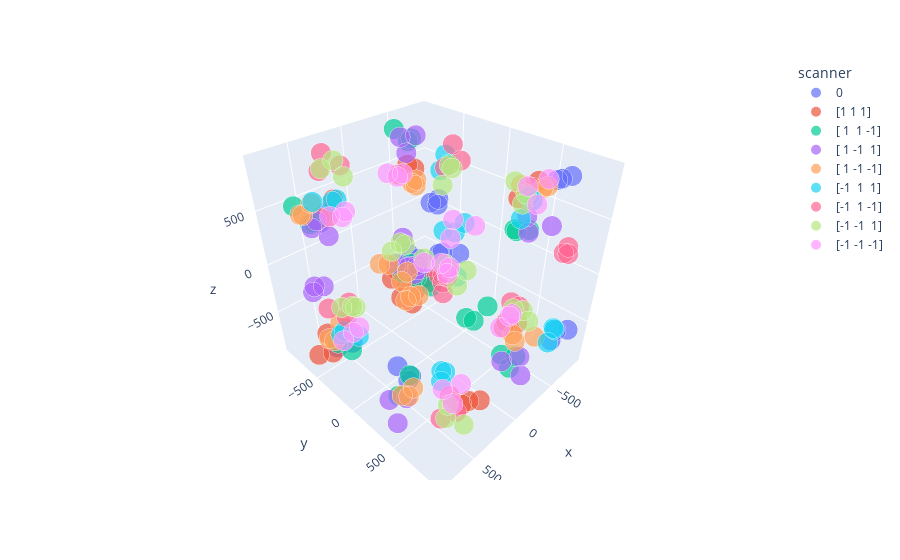

Notebook code cell kept with this figure:
### Code cell
px.scatter_3d(data_frame=flippin_df, x='x', y='y', z='z', color='scanner', size='size')

### Figure 1 — Plotly figure (JSON) as saved in the notebook; plotly's stock layout.template omitted (floating-point values rounded to 4 significant figures)
{"data": [{"hovertemplate": "scanner=0<br>x=%{x}<br>y=%{y}<br>z=%{z}<br>size=%{marker.size}<extra></extra>", "legendgroup": "0", "marker": {"color": "#636efa", "size": [1, 1, 1, 1, 1, 1, 1, 1, 1, 1, 1, 1, 1, 1, 1, 1, 1, 1, 1, 1, 1, 1, 1, 1, 1], "sizemode": "area", "sizeref": 0.0025, "symbol": "circle"}, "mode": "markers", "name": "0", "scene": "scene", "showlegend": true, "type": "scatter3d", "x": [404, 528, -838, 390, -537, -485, -345, -661, -876, -618, 553, 474, -447, -584, 544, 564, 455, -892, -689, 423, 7, 630, 443, -789, 459], "y": [-588, -643, 591, -675, -823, -357, -311, -816, 649, -824, 345, 580, -329, 868, -627, 392, 729, 524, 845, -701, -33, 319, 580, 900, -707], "z": [-901, 409, 734, -793, -458, 347, 381, -575, 763, -621, -567, 667, 318, -557, -890, -477, 728, 684, -530, 434, -71, -379, 662, -551, 401]}, {"hovertemplate": "scanner=[1 1 1]<br>x=%{x}<br>y=%{y}<br>z=%{z}<br>size=%{marker.size}<extra></extra>", "legendgroup": "[1 1 1]", "marker": {"color": "#EF553B", "size": [1, 1, 1, 1, 1, 1, 1, 1, 1, 1, 1, 1, 1, 1, 1, 1, 1, 1, 1, 1, 1, 1, 1, 1, 1], "sizemode": "area", "sizeref": 0.0025, "symbol": "circle"}, "mode": "markers", "name": "[1 1 1]", "scene": "scene", "showlegend": true, "type": "scatter3d", "x": [686, 605, 515, -336, 95, -476, -340, 567, -460, 669, 729, -500, -322, -466, -429, -355, 703, -328, 413, -391, 586, -364, 807, 755, 553], "y": [422, 423, 917, 658, 138, 619, -569, -361, 603, -402, 430, -761, 571, -666, -592, 545, -491, -685, 935, 539, -435, -763, -499, -354, 889], "z": [578, 415, -361, 858, 22, 847, -846, 727, -452, 600, 532, 534, 750, -811, 574, -477, -529, 520, -424, -444, 557, -893, -711, -619, -390]}, {"hovertemplate": "scanner=[ 1  1 -1]<br>x=%{x}<br>y=%{y}<br>z=%{z}<br>size=%{marker.size}<extra></extra>", "legendgroup": "[ 1  1 -1]", "marker": {"color": "#00cc96", "size": [1, 1, 1, 1, 1, 1, 1, 1, 1, 1, 1, 1, 1, 1, 1, 1, 1, 1, 1, 1, 1, 1, 1, 1, 1], "sizemode": "area", "sizeref": 0.0025, "symbol": "circle"}, "mode": "markers", "name": "[ 1  1 -1]", "scene": "scene", "showlegend": true, "type": "scatter3d", "x": [686, 605, 515, -336, 95, -476, -340, 567, -460, 669, 729, -500, -322, -466, -429, -355, 703, -328, 413, -391, 586, -364, 807, 755, 553], "y": [422, 423, 917, 658, 138, 619, -569, -361, 603, -402, 430, -761, 571, -666, -592, 545, -491, -685, 935, 539, -435, -763, -499, -354, 889], "z": [-578, -415, 361, -858, -22, -847, 846, -727, 452, -600, -532, -534, -750, 811, -574, 477, 529, -520, 424, 444, -557, 893, 711, 619, 390]}, {"hovertemplate": "scanner=[ 1 -1  1]<br>x=%{x}<br>y=%{y}<br>z=%{z}<br>size=%{marker.size}<extra></extra>", "legendgroup": "[ 1 -1  1]", "marker": {"color": "#ab63fa", "size": [1, 1, 1, 1, 1, 1, 1, 1, 1, 1, 1, 1, 1, 1, 1, 1, 1, 1, 1, 1, 1, 1, 1, 1, 1], "sizemode": "area", "sizeref": 0.0025, "symbol": "circle"}, "mode": "markers", "name": "[ 1 -1  1]", "scene": "scene", "showlegend": true, "type": "scatter3d", "x": [686, 605, 515, -336, 95, -476, -340, 567, -460, 669, 729, -500, -322, -466, -429, -355, 703, -328, 413, -391, 586, -364, 807, 755, 553], "y": [-422, -423, -917, -658, -138, -619, 569, 361, -603, 402, -430, 761, -571, 666, 592, -545, 491, 685, -935, -539, 435, 763, 499, 354, -889], "z": [578, 415, -361, 858, 22, 847, -846, 727, -452, 600, 532, 534, 750, -811, 574, -477, -529, 520, -424, -444, 557, -893, -711, -619, -390]}, {"hovertemplate": "scanner=[ 1 -1 -1]<br>x=%{x}<br>y=%{y}<br>z=%{z}<br>size=%{marker.size}<extra></extra>", "legendgroup": "[ 1 -1 -1]", "marker": {"color": "#FFA15A", "size": [1, 1, 1, 1, 1, 1, 1, 1, 1, 1, 1, 1, 1, 1, 1, 1, 1, 1, 1, 1, 1, 1, 1, 1, 1], "sizemode": "area", "sizeref": 0.0025, "symbol": "circle"}, "mode": "markers", "name": "[ 1 -1 -1]", "scene": "scene", "showlegend": true, "type": "scatter3d", "x": [686, 605, 515, -336, 95, -476, -340, 567, -460, 669, 729, -500, -322, -466, -429, -355, 703, -328, 413, -391, 586, -364, 807, 755, 553], "y": [-422, -423, -917, -658, -138, -619, 569, 361, -603, 402, -430, 761, -571, 666, 592, -545, 491, 685, -935, -539, 435, 763, 499, 354, -889], "z": [-578, -415, 361, -858, -22, -847, 846, -727, 452, -600, -532, -534, -750, 811, -574, 477, 529, -520, 424, 444, -557, 893, 711, 619, 390]}, {"hovertemplate": "scanner=[-1  1  1]<br>x=%{x}<br>y=%{y}<br>z=%{z}<br>size=%{marker.size}<extra></extra>", "legendgroup": "[-1  1  1]", "marker": {"color": "#19d3f3", "size": [1, 1, 1, 1, 1, 1, 1, 1, 1, 1, 1, 1, 1, 1, 1, 1, 1, 1, 1, 1, 1, 1, 1, 1, 1], "sizemode": "area", "sizeref": 0.0025, "symbol": "circle"}, "mode": "markers", "name": "[-1  1  1]", "scene": "scene", "showlegend": true, "type": "scatter3d", "x": [-686, -605, -515, 336, -95, 476, 340, -567, 460, -669, -729, 500, 322, 466, 429, 355, -703, 328, -413, 391, -586, 364, -807, -755, -553], "y": [422, 423, 917, 658, 138, 619, -569, -361, 603, -402, 430, -761, 571, -666, -592, 545, -491, -685, 935, 539, -435, -763, -499, -354, 889], "z": [578, 415, -361, 858, 22, 847, -846, 727, -452, 600, 532, 534, 750, -811, 574, -477, -529, 520, -424, -444, 557, -893, -711, -619, -390]}, {"hovertemplate": "scanner=[-1  1 -1]<br>x=%{x}<br>y=%{y}<br>z=%{z}<br>size=%{marker.size}<extra></extra>", "legendgroup": "[-1  1 -1]", "marker": {"color": "#FF6692", "size": [1, 1, 1, 1, 1, 1, 1, 1, 1, 1, 1, 1, 1, 1, 1, 1, 1, 1, 1, 1, 1, 1, 1, 1, 1], "sizemode": "area", "sizeref": 0.0025, "symbol": "circle"}, "mode": "markers", "name": "[-1  1 -1]", "scene": "scene", "showlegend": true, "type": "scatter3d", "x": [-686, -605, -515, 336, -95, 476, 340, -567, 460, -669, -729, 500, 322, 466, 429, 355, -703, 328, -413, 391, -586, 364, -807, -755, -553], "y": [422, 423, 917, 658, 138, 619, -569, -361, 603, -402, 430, -761, 571, -666, -592, 545, -491, -685, 935, 539, -435, -763, -499, -354, 889], "z": [-578, -415, 361, -858, -22, -847, 846, -727, 452, -600, -532, -534, -750, 811, -574, 477, 529, -520, 424, 444, -557, 893, 711, 619, 390]}, {"hovertemplate": "scanner=[-1 -1  1]<br>x=%{x}<br>y=%{y}<br>z=%{z}<br>size=%{marker.size}<extra></extra>", "legendgroup": "[-1 -1  1]", "marker": {"color": "#B6E880", "size": [1, 1, 1, 1, 1, 1, 1, 1, 1, 1, 1, 1, 1, 1, 1, 1, 1, 1, 1, 1, 1, 1, 1, 1, 1], "sizemode": "area", "sizeref": 0.0025, "symbol": "circle"}, "mode": "markers", "name": "[-1 -1  1]", "scene": "scene", "showlegend": true, "type": "scatter3d", "x": [-686, -605, -515, 336, -95, 476, 340, -567, 460, -669, -729, 500, 322, 466, 429, 355, -703, 328, -413, 391, -586, 364, -807, -755, -553], "y": [-422, -423, -917, -658, -138, -619, 569, 361, -603, 402, -430, 761, -571, 666, 592, -545, 491, 685, -935, -539, 435, 763, 499, 354, -889], "z": [578, 415, -361, 858, 22, 847, -846, 727, -452, 600, 532, 534, 750, -811, 574, -477, -529, 520, -424, -444, 557, -893, -711, -619, -390]}, {"hovertemplate": "scanner=[-1 -1 -1]<br>x=%{x}<br>y=%{y}<br>z=%{z}<br>size=%{marker.size}<extra></extra>", "legendgroup": "[-1 -1 -1]", "marker": {"color": "#FF97FF", "size": [1, 1, 1, 1, 1, 1, 1, 1, 1, 1, 1, 1, 1, 1, 1, 1, 1, 1, 1, 1, 1, 1, 1, 1, 1], "sizemode": "area", "sizeref": 0.0025, "symbol": "circle"}, "mode": "markers", "name": "[-1 -1 -1]", "scene": "scene", "showlegend": true, "type": "scatter3d", "x": [-686, -605, -515, 336, -95, 476, 340, -567, 460, -669, -729, 500, 322, 466, 429, 355, -703, 328, -413, 391, -586, 364, -807, -755, -553], "y": [-422, -423, -917, -658, -138, -619, 569, 361, -603, 402, -430, 761, -571, 666, 592, -545, 491, 685, -935, -539, 435, 763, 499, 354, -889], "z": [-578, -415, 361, -858, -22, -847, 846, -727, 452, -600, -532, -534, -750, 811, -574, 477, 529, -520, 424, 444, -557, 893, 711, 619, 390]}], "layout": {"legend": {"itemsizing": "constant", "title": {"text": "scanner"}, "tracegroupgap": 0}, "margin": {"t": 60}, "scene": {"domain": {"x": [0, 1], "y": [0, 1]}, "xaxis": {"title": {"text": "x"}}, "yaxis": {"title": {"text": "y"}}, "zaxis": {"title": {"text": "z"}}}}}
